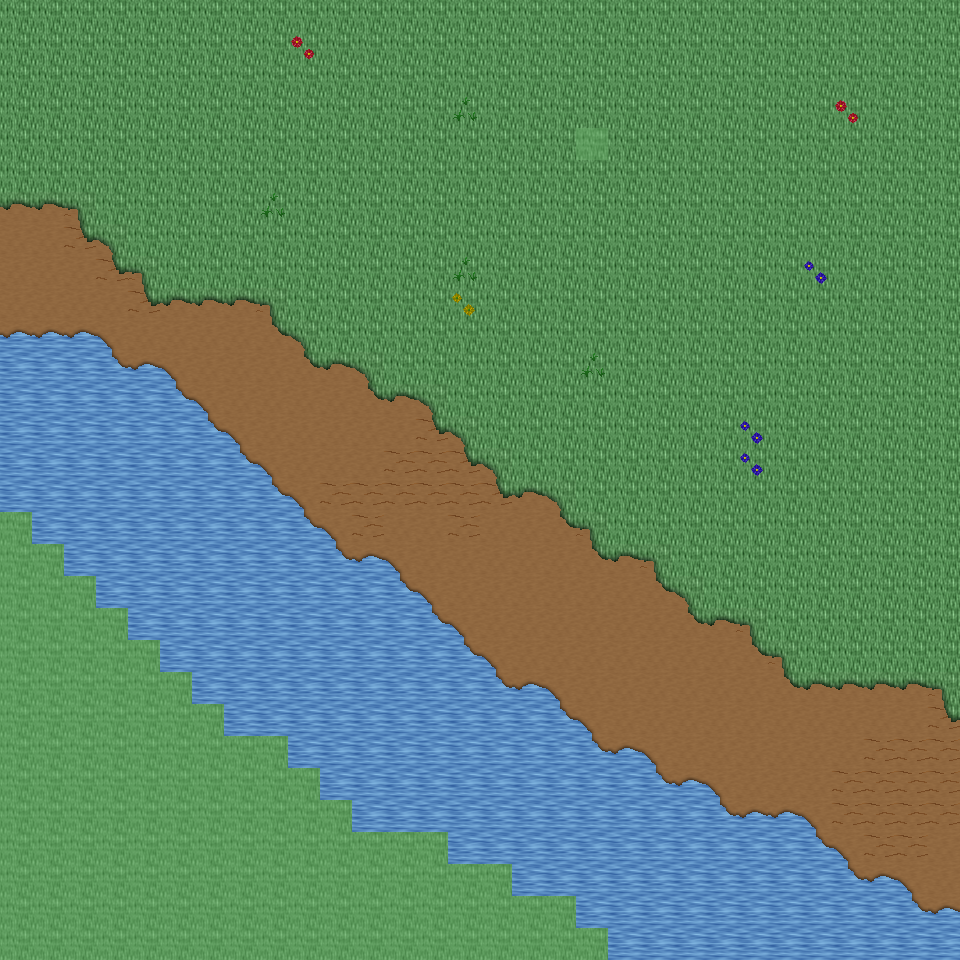

Tiled map render using the project's own tile images. Description and the map definition, with tile-layer contents summarised, below:
An orthogonal 30x30 tile map with 32x32 px tiles, 6 tile layers (Ground, Object, Object2, Above, ...), 19 tilesets and 3 objects (3x mapExit).

<map version="1.0" orientation="orthogonal" renderorder="right-down" width="30" height="30" tilewidth="32" tileheight="32" nextobjectid="4">
  <tileset firstgid="1" name="tileset_ground_ground" tilewidth="32" tileheight="32" tilecount="33" columns="3">
    <image source="../drawable/tileset_ground_ground.png" width="96" height="352" />
  </tileset>
  <tileset firstgid="34" name="tileset_ground_water_pool" tilewidth="32" tileheight="32" tilecount="72" columns="3">
    <image source="../drawable/tileset_ground_water_pool.png" width="96" height="768" />
  </tileset>
  <tileset firstgid="106" name="tileset_ground_ridge_earth_dark" tilewidth="32" tileheight="32" tilecount="96" columns="12">
    <image source="../drawable/tileset_ground_ridge_earth_dark.png" width="384" height="256" />
  </tileset>
  <tileset firstgid="202" name="tileset_ground_grass_edges" tilewidth="32" tileheight="32" tilecount="36" columns="12">
    <image source="../drawable/tileset_ground_grass_edges.png" width="384" height="96" />
  </tileset>
  <tileset firstgid="238" name="tileset_ground_earth_edges" tilewidth="32" tileheight="32" tilecount="18" columns="6">
    <image source="../drawable/tileset_ground_earth_edges.png" width="192" height="96" />
  </tileset>
  <tileset firstgid="256" name="tileset_ground_grass_corners" tilewidth="32" tileheight="32" tilecount="24" columns="6">
    <image source="../drawable/tileset_ground_grass_corners.png" width="192" height="128" />
  </tileset>
  <tileset firstgid="280" name="tileset_plant_grasses" tilewidth="32" tileheight="32" tilecount="6" columns="3">
    <image source="../drawable/tileset_plant_grasses.png" width="96" height="64" />
  </tileset>
  <tileset firstgid="286" name="tileset_plant_flower_daisy_blue" tilewidth="32" tileheight="32" tilecount="8" columns="2">
    <image source="../drawable/tileset_plant_flower_daisy_blue.png" width="64" height="128" />
  </tileset>
  <tileset firstgid="294" name="tileset_plant_flower_daisy_yellow" tilewidth="32" tileheight="32" tilecount="8" columns="2">
    <image source="../drawable/tileset_plant_flower_daisy_yellow.png" width="64" height="128" />
  </tileset>
  <tileset firstgid="302" name="tileset_plant_bush_bushes" tilewidth="32" tileheight="32" tilecount="10" columns="5">
    <image source="../drawable/tileset_plant_bush_bushes.png" width="160" height="64" />
  </tileset>
  <tileset firstgid="312" name="tileset_plant_flower_daisy_red" tilewidth="32" tileheight="32" tilecount="8" columns="2">
    <image source="../drawable/tileset_plant_flower_daisy_red.png" width="64" height="128" />
  </tileset>
  <tileset firstgid="320" name="tileset_plant_flower_daisy_white" tilewidth="32" tileheight="32" tilecount="8" columns="2">
    <image source="../drawable/tileset_plant_flower_daisy_white.png" width="64" height="128" />
  </tileset>
  <tileset firstgid="328" name="tileset_item_statue_bird" tilewidth="32" tileheight="32" tilecount="8" columns="2">
    <image source="../drawable/tileset_item_statue_bird.png" width="64" height="128" />
  </tileset>
  <tileset firstgid="336" name="tileset_logic_collision" tilewidth="32" tileheight="32" tilecount="1" columns="1">
    <image source="../drawable/tileset_logic_collision.png" width="32" height="32" />
  </tileset>
  <tileset firstgid="337" name="tileset_ground_green_paving" tilewidth="32" tileheight="32" tilecount="18" columns="3">
    <image source="../drawable/tileset_ground_green_paving.png" width="96" height="192" />
  </tileset>
  <tileset firstgid="355" name="tileset_logic_protection" tilewidth="32" tileheight="32" tilecount="2" columns="2">
    <image source="../drawable/tileset_logic_protection.png" width="64" height="32" />
  </tileset>
  <tileset firstgid="357" name="tileset_building_castle" tilewidth="32" tileheight="32" tilecount="320" columns="20">
    <image source="../drawable/tileset_building_castle.png" width="640" height="512" />
  </tileset>
  <tileset firstgid="677" name="tileset_logic_creature_reptile" tilewidth="32" tileheight="32" tilecount="7" columns="7">
    <image source="../drawable/tileset_logic_creature_reptile.png" width="224" height="32" />
  </tileset>
  <tileset firstgid="684" name="tileset_logic_creature_rodent" tilewidth="32" tileheight="32" tilecount="8" columns="8">
    <image source="../drawable/tileset_logic_creature_rodent.png" width="256" height="32" />
  </tileset>
  <layer name="Ground" width="30" height="30">
    <data>[900 cells, 900 non-empty, 4 distinct tile ids]</data>
  </layer>
  <layer name="Object" width="30" height="30">
    <data>[900 cells, 135 non-empty, 11 distinct tile ids]</data>
  </layer>
  <layer name="Object2" width="30" height="30">
    <data>[900 cells, 11 non-empty, 5 distinct tile ids]</data>
  </layer>
  <layer name="Above" width="30" height="30">
    <data>[900 cells, 0 non-empty, 0 distinct tile ids]</data>
  </layer>
  <layer name="Above2" width="30" height="30">
    <data>[900 cells, 0 non-empty, 0 distinct tile ids]</data>
  </layer>
  <layer name="Walkable" width="30" height="30">
    <data>[900 cells, 126 non-empty, 1 distinct tile ids]</data>
  </layer>
  <objectgroup name="MapEvents">
    <object id="1" name="north" type="mapExit" x="0" y="0" width="960" height="32">
      <properties>
        <property name="map" value="level_0_x85_y94" />
        <property name="x" value="0" />
        <property name="y" value="28" />
      </properties>
    </object>
    <object id="2" name="south" type="mapExit" x="608" y="928" width="352" height="32">
      <properties>
        <property name="map" value="level_0_x85_y96" />
        <property name="x" value="19" />
        <property name="y" value="1" />
      </properties>
    </object>
    <object id="3" name="east" type="mapExit" x="928" y="0" width="32" height="960">
      <properties>
        <property name="map" value="level_0_x86_y95" />
        <property name="x" value="1" />
        <property name="y" value="0" />
      </properties>
    </object>
  </objectgroup>
</map>
